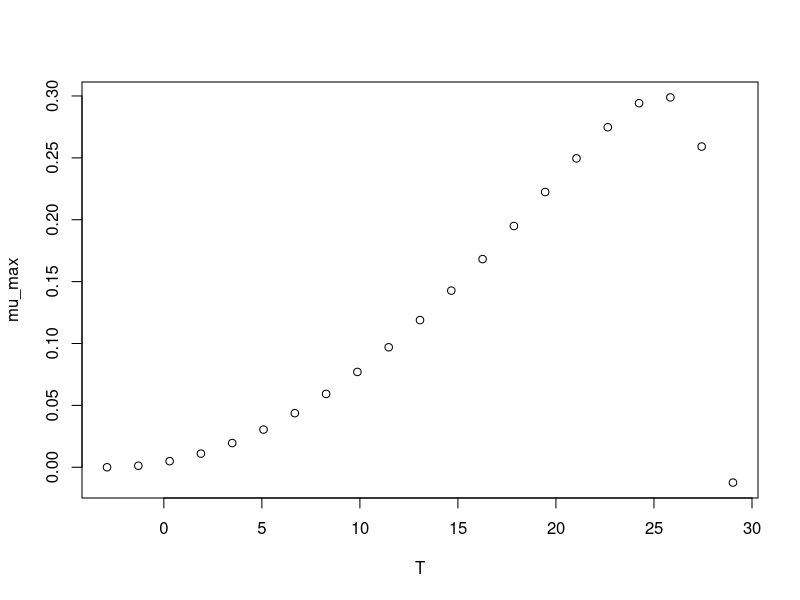

Generate this figure with R:
#############################
# start of Parameter script
#############################
T <- seq(-2.8971028971029,29.029,length.out=21)
#############################
# end of Parameter script
#############################
############################# 
# start of Model script Gropin ID 384 
#############################
 
# constant coefficients for this model
 
variables <- data.frame(T)
argumentsPar <- expand.grid(variables)
 
# heart of the model
response_surface <- function(T) {
   mumax <-(3*(10^-1)*(T-29)*((T+2.9)^2))/((25.4+2.9)*((25.4+2.9)*(T-25.4)-(25.4-29)*(25.4-2.9-2*T)))

return(mumax=mumax)
} 

# output parameters
mumax <- cbind(argumentsPar,response_surface(argumentsPar['T']))
colnames(mumax) <- c(colnames(argumentsPar),'mumax')
#############################
# End of Model script
#############################
############################# 
# start of Visualisation script Gropin ID 384 
#############################
plot(T,mumax$mumax,
                          xlab='T',
                          ylab='mu_max')
#############################
# End of Visualisation script
#############################
